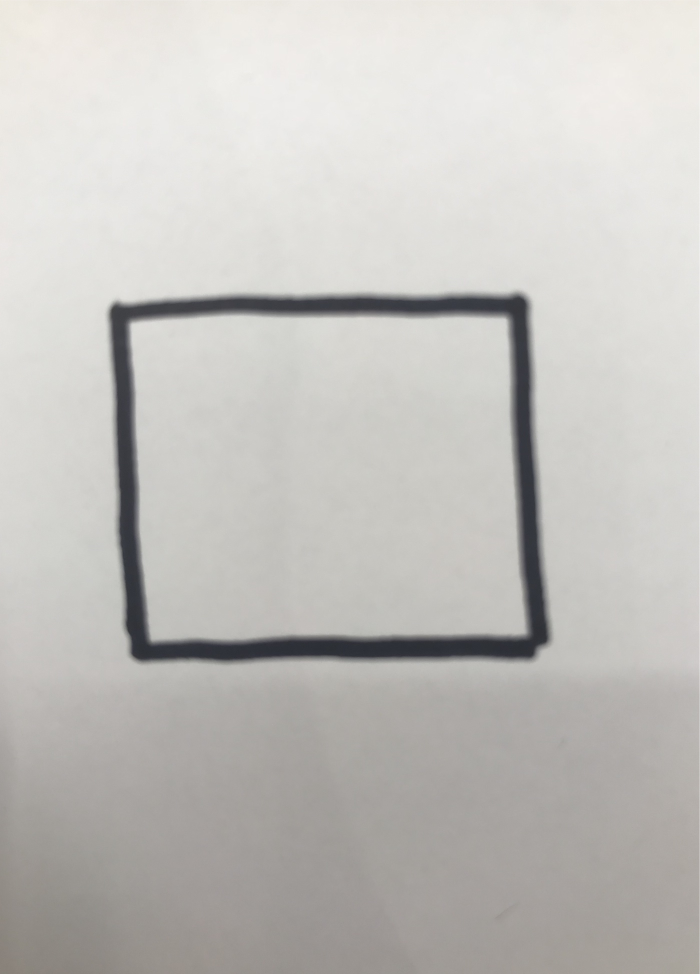
#> input picture images/box.jpg, 2799 x 3895 px (shown at 1/4 size)
$ jupyter execute boxTest.ipynb
#> lines starting #> are read from the running program, lines starting #| are printed output that depends on the picture; after the words box and inside, x2 and y2 are one past the last pixel; in counts of white or black regions, pixels touching at a corner belong together
[cell 1]
import cv2
import matplotlib.pyplot as plt
import numpy as np
from PIL import Image

[cell 2]
im = cv2.imread("images/box.jpg")
#> im is the input picture: shape (3895, 2799, 3); mean B, G, R 189.9, 193.5, 195.3
scale_percent = 10 # percent of original size
width = int(im.shape[1] * scale_percent / 100)
#> width = 279
height = int(im.shape[0] * scale_percent / 100)
#> height = 389
dim = (width, height)
#> dim = (279, 389)
im = cv2.resize(im, dim, interpolation = cv2.INTER_AREA)
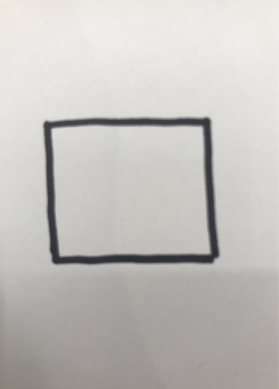
#> im: shape (389, 279, 3); mean B, G, R 189.9, 193.5, 195.3
imgplot = plt.imshow(im)
plt.show()

print(im.shape)
#| (389, 279, 3)

[cell 3]
im_gray = cv2.cvtColor(im, cv2.COLOR_BGR2GRAY)
# im_gray = cv2.imread("box.jpg", cv2.IMREAD_GRAYSCALE)
imgplot = plt.imshow(im_gray, cmap=plt.cm.gray)
plt.show()

[cell 4]
thresh = 127
im_bw = cv2.threshold(im_gray, thresh, 255, cv2.THRESH_BINARY)[1]
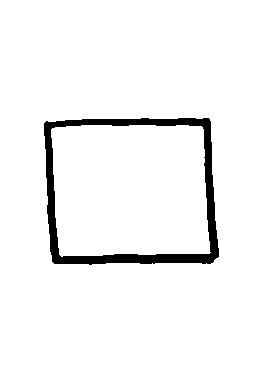
#> im_bw: shape (389, 279); 95.9% white; 1 black region, box (x1, y1, x2, y2) and area: (44, 118, 219, 265) 4451
imgplot = plt.imshow(im_bw, cmap=plt.cm.gray)
plt.show()

[cell 5]
print(im.shape)
#| (389, 279, 3)
print(im_gray.shape)
#| (389, 279)
print(im_bw.shape)
#| (389, 279)

[cell 6]
print(np.max(im), np.min(im))
#| 242 44
print(np.max(im_gray), np.min(im_gray))
#| 239 47
print(np.max(im_bw), np.min(im_bw))
#| 255 0

# Image Processing

[cell 7]
gray = cv2.medianBlur(im_gray, 3)

[cell 8]
edges = cv2.Canny(gray,100,200)
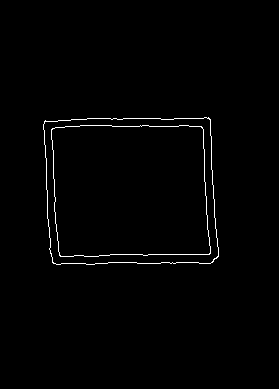
#> edges: shape (389, 279); 1.1% white in thin lines or dots, all inside (x1, y1, x2, y2) = (43, 117, 219, 265)

#dilation
kernel = np.ones((5, 5), np.uint8)
# Creating the kernel for dilation
dilated_image = cv2.dilate(edges,kernel,iterations=1)
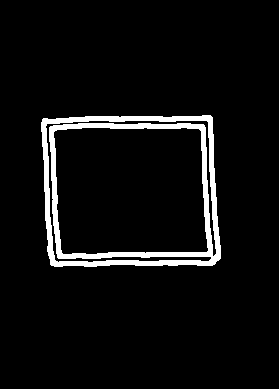
#> dilated_image: shape (389, 279); 5.7% white; 1 white region, box (x1, y1, x2, y2) and area: (41, 115, 221, 267) 6183

plt.imshow(dilated_image,cmap = 'gray')
plt.show()

[cell 9]
corners = cv2.goodFeaturesToTrack(dilated_image,4,0.06,25)
#> corners = [[210, 257], [47, 124], [51, 264], [206, 122]]
corners = np.float32(corners)
print(len(corners))
#| 4
for corner in corners:
    x,y = corner[0]
    cv2.circle(im,(x,y),10,255,-1)
#> this loop made 4 passes
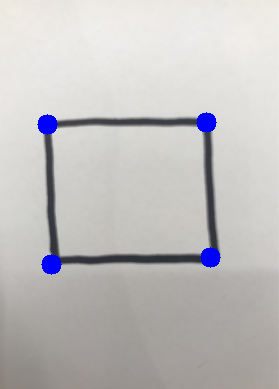
#> im: shape (389, 279, 3); 1.17% of pixels changed, all inside (x1, y1, x2, y2) = (37, 112, 221, 275)

plt.imshow(im,cmap = 'gray')
plt.show()

[cell 10]
print(corners)
#| [[[210. 257.]]
#|  [[ 47. 124.]]
#|  [[ 51. 264.]]
#|  [[206. 122.]]]

$ run again, with images/2d.jpg copied over images/box.jpg
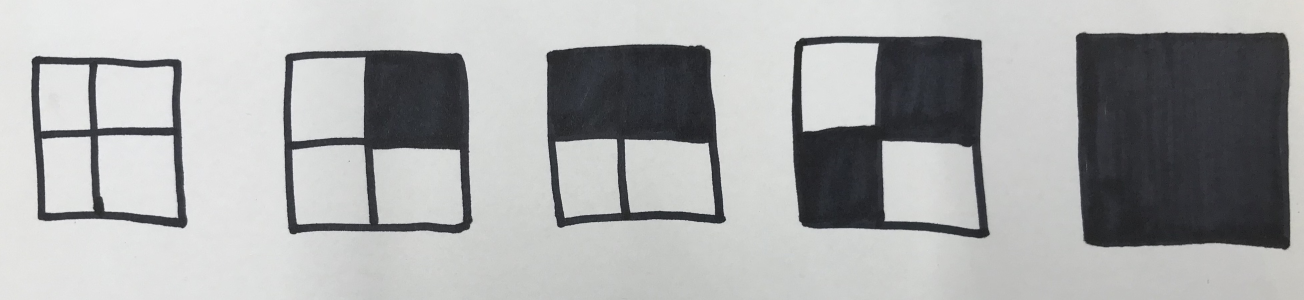
#> input picture images/2d.jpg, 3911 x 900 px (shown at 1/3 size)
#> im is the input picture: shape (900, 3911, 3); mean B, G, R 169.9, 169.7, 168.5
#| (90, 391, 3)
#> `im_bw = cv2.threshold(im_gray, thresh, 255, cv2.THRESH_BINARY)[1]`:
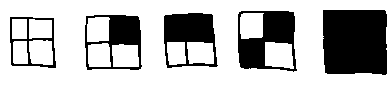
#> im_bw: shape (90, 391); 72.5% white; 5 black regions, box (x1, y1, x2, y2) and area: (323, 10, 387, 75) 4021, (238, 11, 297, 72) 2032, (164, 13, 218, 68) 1705, (85, 15, 142, 70) 1353, (10, 17, 56, 68) 558
#| (90, 391, 3)
#| (90, 391)
#| (90, 391)
#| 236 34
#| 236 35
#| 255 0
#> edges: shape (90, 391); 5.8% white in thin lines or dots, all inside (x1, y1, x2, y2) = (9, 9, 387, 75)
#> dilated_image: shape (90, 391); 25% white; 5 white regions, box (x1, y1, x2, y2) and area: (82, 12, 144, 73) 2006, (235, 8, 299, 74) 1941, (7, 14, 58, 71) 1889, (162, 11, 220, 70) 1628, (320, 7, 389, 77) 1320
#> corners = [[290, 65], [241, 43], [211, 60], [388, 76]]
#| 4
#> the loop `for corner in corners:` made 4 passes
#> after the loop `for corner in corners:`:
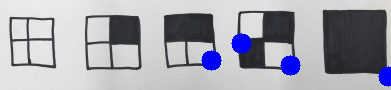
#> im: shape (90, 391, 3); mean B, G, R 173.2, 164.6, 163.5
#| [[[290.  65.]]
#|  [[241.  43.]]
#|  [[211.  60.]]
#|  [[388.  76.]]]

$ run again, with images/chair.jpg copied over images/box.jpg
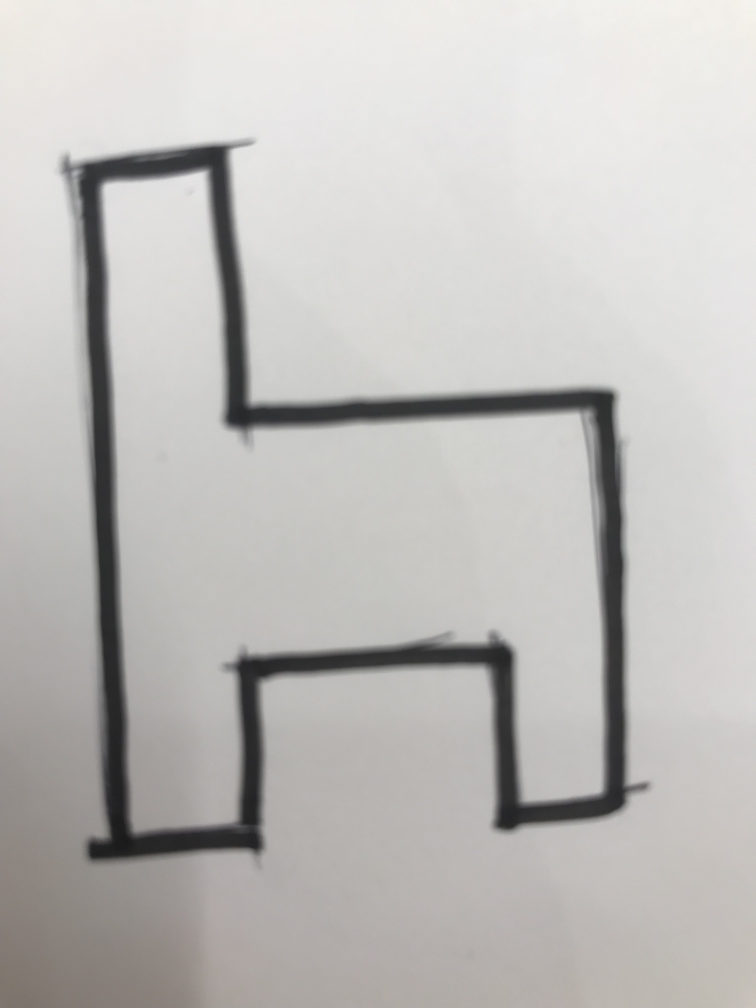
#> input picture images/chair.jpg, 3024 x 4032 px (shown at 1/4 size)
#> im is the input picture: shape (4032, 3024, 3); mean B, G, R 187.2, 189.6, 191.3
#| (403, 302, 3)
#> `im_bw = cv2.threshold(im_gray, thresh, 255, cv2.THRESH_BINARY)[1]`:
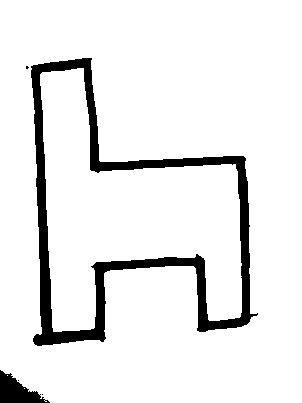
#> im_bw: shape (403, 302); 91.4% white; 5 black regions (3 under 20 px), largest, box (x1, y1, x2, y2) and area: (31, 58, 258, 346) 9618, (0, 370, 50, 403) 844
#| (403, 302, 3)
#| (403, 302)
#| (403, 302)
#| 246 26
#| 244 26
#| 255 0
#> edges: shape (403, 302); 2% white in thin lines or dots, all inside (x1, y1, x2, y2) = (24, 55, 260, 344)
#> dilated_image: shape (403, 302); 10.1% white; 2 white regions, box (x1, y1, x2, y2) and area: (22, 53, 262, 346) 6451, (38, 65, 244, 336) 5865
#> corners = [[252, 310], [202, 327], [79, 72], [100, 335]]
#| 4
#> the loop `for corner in corners:` made 4 passes
#> after the loop `for corner in corners:`:
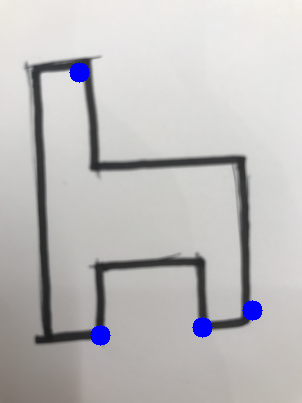
#> im: shape (403, 302, 3); mean B, G, R 188.5, 188.3, 190
#| [[[252. 310.]]
#|  [[202. 327.]]
#|  [[ 79.  72.]]
#|  [[100. 335.]]]

$ run again, with images/face0.jpg copied over images/box.jpg
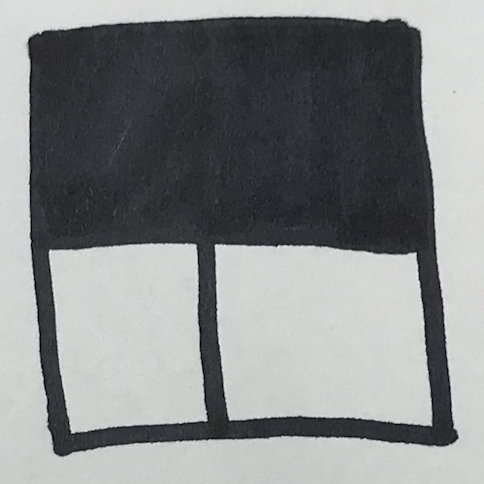
#> input picture images/face0.jpg, 484 x 484 px
#> im is the input picture: shape (484, 484, 3); mean B, G, R 136.7, 135.8, 133.2
#| (48, 48, 3)
#> `im_bw = cv2.threshold(im_gray, thresh, 255, cv2.THRESH_BINARY)[1]`:
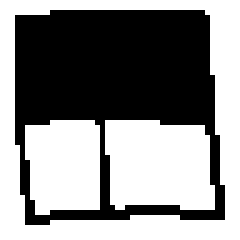
#> im_bw: shape (48, 48) (shown 5 times larger); 54.2% white; 1 black region, box (x1, y1, x2, y2) and area: (3, 2, 45, 45) 1055
#| (48, 48, 3)
#| (48, 48)
#| (48, 48)
#| 223 35
#| 222 37
#| 255 0
#> edges: shape (48, 48); 12.6% white in thin lines or dots, all inside (x1, y1, x2, y2) = (2, 1, 45, 45)
#> dilated_image: shape (48, 48); 53.1% white; 5 black regions (1 under 20 px), largest, box (x1, y1, x2, y2) and area: (5, 4, 41, 23) 597, (0, 0, 48, 48) 210, (24, 27, 40, 39) 166, (8, 27, 17, 40) 103
#> corners = [[39, 38], [38, 5], [15, 27], [1, 1]]
#| 4
#> the loop `for corner in corners:` made 4 passes
#> after the loop `for corner in corners:`:
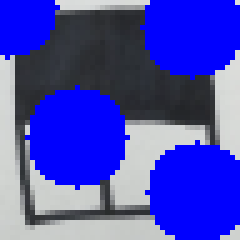
#> im: shape (48, 48, 3) (shown 5 times larger); mean B, G, R 182.7, 71.8, 70.3
#| [[[39. 38.]]
#|  [[38.  5.]]
#|  [[15. 27.]]
#|  [[ 1.  1.]]]
